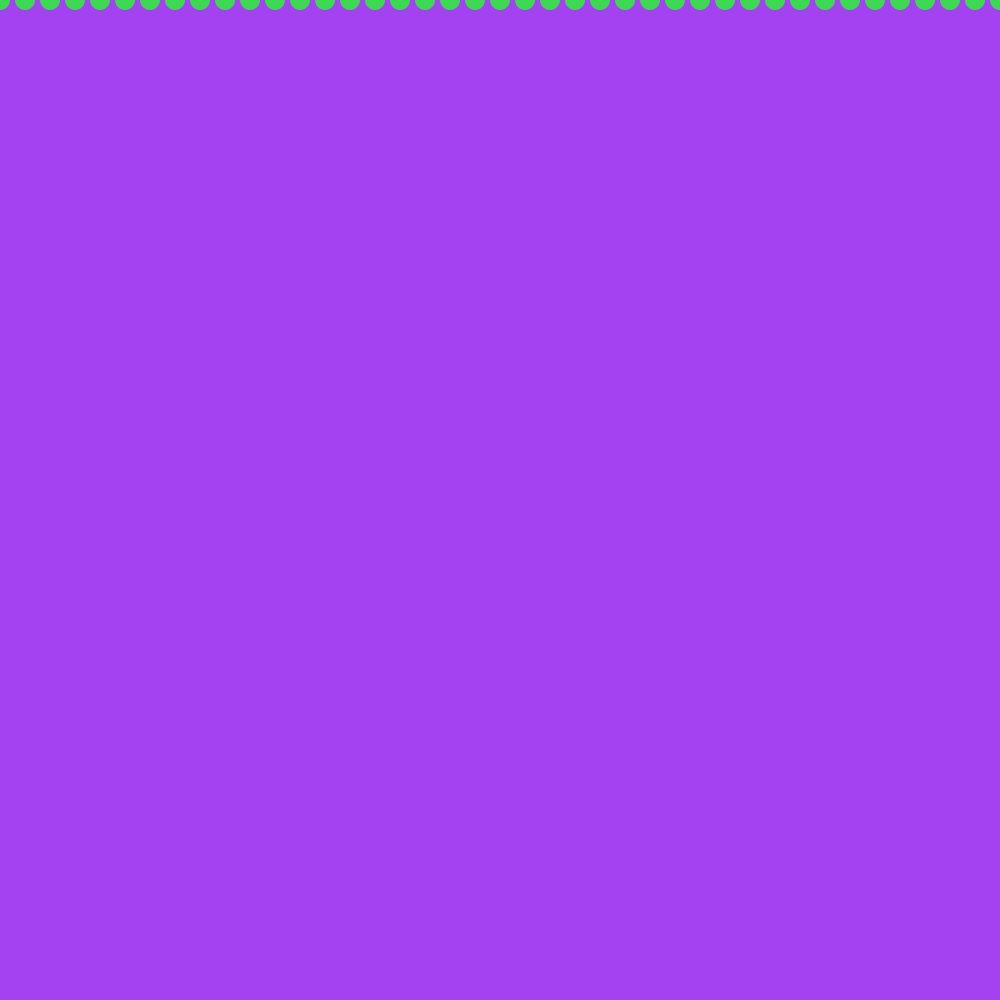
Frame 1 (no input)
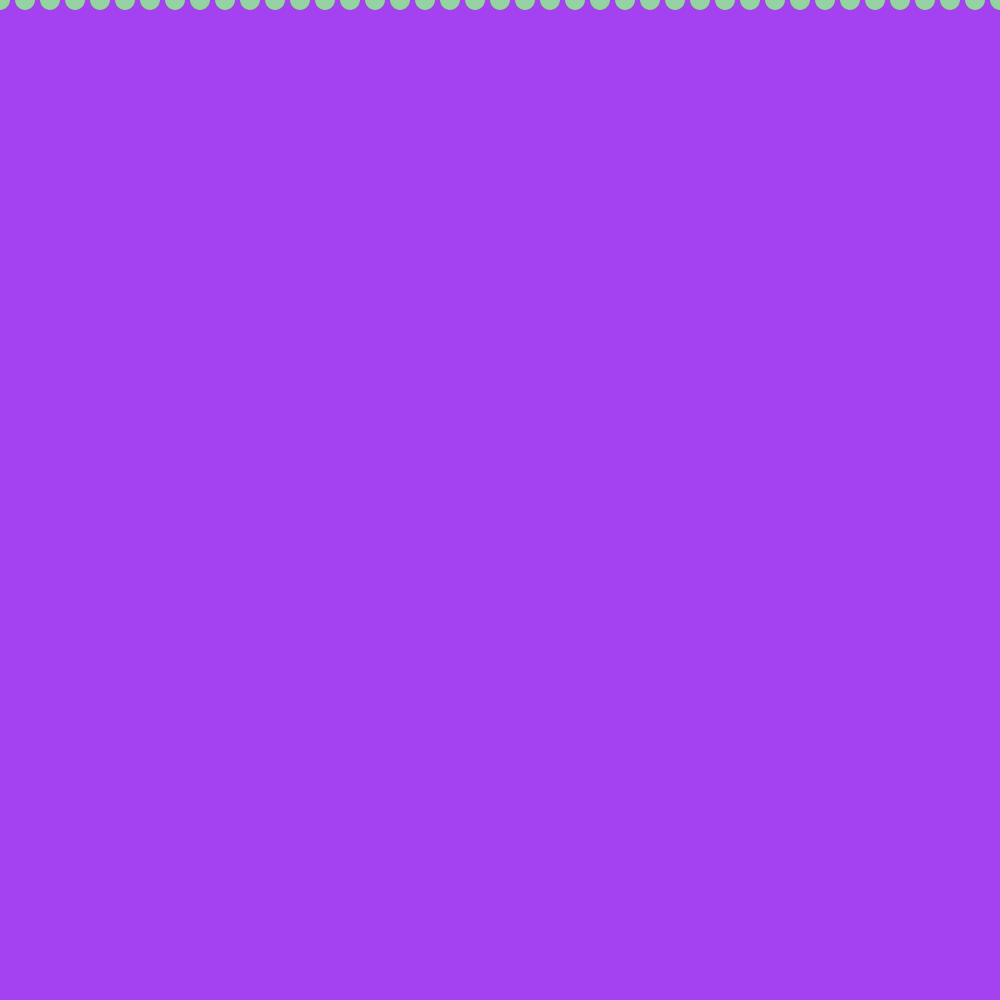
Frame 60 (the mouse pressed at the canvas centre just before this capture)
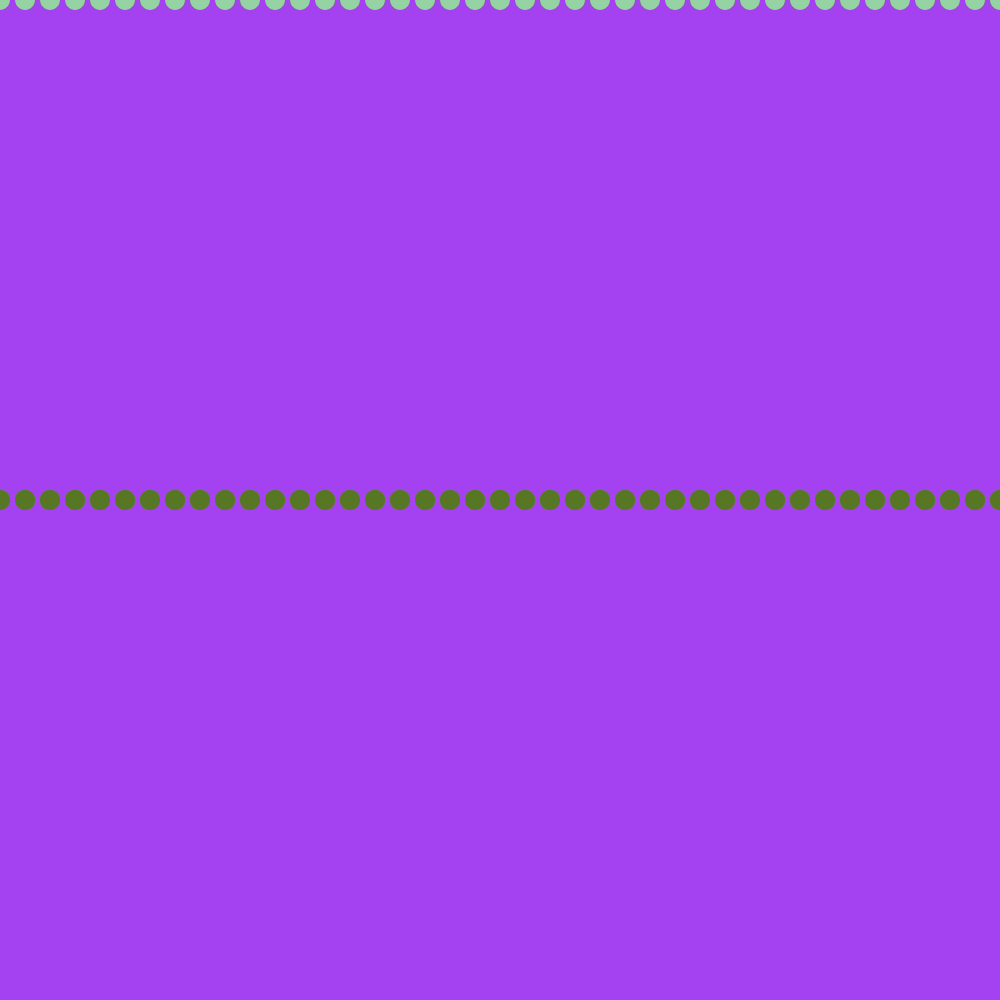
Frame 120 (the mouse held since frame 60 and released just before this capture)

The Processing sketch that drew these frames (run headless with seeded random() and noise(); from frame 60 on, the mouse is pressed at the canvas centre):

// Processing sketch: while_statement
// ── while_statement.pde
int count=10;



void setup(){
 size(1000,1000); 
  background(random(255),random(255),random(255));
  
}

void draw(){
  noStroke();
 fill(random(255),random(255),random(255));
  count=0;
  while (count<1250){
  ellipse(count,mouseY,20,20);
  count+=25;
}
}
